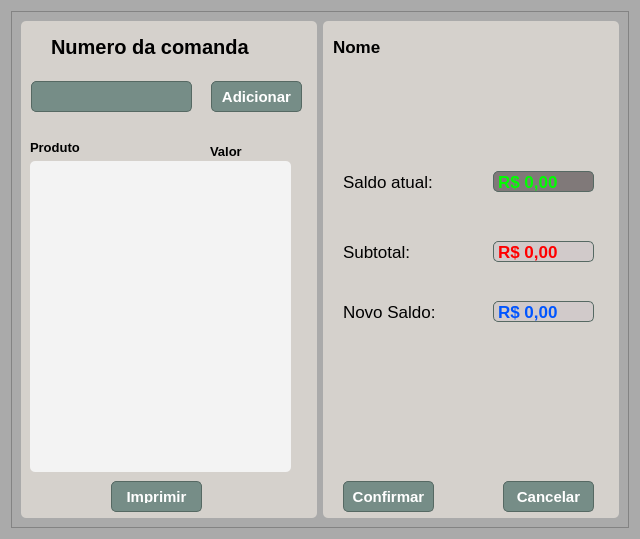
<?xml version="1.0" encoding="UTF-8"?>
<ui version="4.0">
 <class>Form</class>
 <widget class="QWidget" name="Form">
  <property name="geometry">
   <rect>
    <x>0</x>
    <y>0</y>
    <width>640</width>
    <height>539</height>
   </rect>
  </property>
  <property name="windowTitle">
   <string>Form</string>
  </property>
  <property name="styleSheet">
   <string notr="true">background-color: rgb(170, 170, 170);

</string>
  </property>
  <layout class="QHBoxLayout" name="horizontalLayout">
   <item>
    <widget class="QFrame" name="frame">
     <property name="frameShape">
      <enum>QFrame::StyledPanel</enum>
     </property>
     <property name="frameShadow">
      <enum>QFrame::Raised</enum>
     </property>
     <layout class="QHBoxLayout" name="horizontalLayout_2">
      <item>
       <widget class="QFrame" name="frame_2">
        <property name="styleSheet">
         <string notr="true">background-color: rgb(213, 209, 204);

border-radius:5px;
border:0px solid #566963;


</string>
        </property>
        <property name="frameShape">
         <enum>QFrame::StyledPanel</enum>
        </property>
        <property name="frameShadow">
         <enum>QFrame::Raised</enum>
        </property>
        <widget class="QLabel" name="label">
         <property name="geometry">
          <rect>
           <x>30</x>
           <y>10</y>
           <width>211</width>
           <height>31</height>
          </rect>
         </property>
         <property name="font">
          <font>
           <pointsize>15</pointsize>
           <weight>75</weight>
           <bold>true</bold>
          </font>
         </property>
         <property name="text">
          <string>Numero da comanda</string>
         </property>
        </widget>
        <widget class="QLineEdit" name="lineEdit">
         <property name="geometry">
          <rect>
           <x>10</x>
           <y>60</y>
           <width>161</width>
           <height>31</height>
          </rect>
         </property>
         <property name="font">
          <font>
           <family>Arial</family>
           <pointsize>-1</pointsize>
           <weight>75</weight>
           <bold>true</bold>
           <underline>false</underline>
           <strikeout>false</strikeout>
          </font>
         </property>
         <property name="styleSheet">
          <string notr="true">
QLineEdit{
	background-color: rgb(126, 126, 126);

	box-shadow:inset 0px 1px 3px 0px #91b8b3;
	background:linear-gradient(to bottom, #768d87 5%, #6c7c7c 100%);
	background-color:#768d87;
	border-radius:5px;
	border:1px solid #566963;
	display:inline-block;
	cursor:pointer;
	color:#ffffff;
	font-family:Arial;
	font-size:15px;
	font-weight:bold;
	padding:1px 3px;
	text-decoration:none;
	text-shadow:0px -1px 0px #2b665e;
}

QLineEdit:hover {
	background:linear-gradient(to bottom, #6c7c7c 5%, #768d87 100%);
	background-color:#6c7c7c;
}</string>
         </property>
        </widget>
        <widget class="QPushButton" name="pushButton">
         <property name="geometry">
          <rect>
           <x>190</x>
           <y>60</y>
           <width>91</width>
           <height>31</height>
          </rect>
         </property>
         <property name="styleSheet">
          <string notr="true">QPushButton {
	box-shadow:inset 0px 1px 3px 0px #91b8b3;
	background:linear-gradient(to bottom, #768d87 5%, #6c7c7c 100%);
	background-color:#768d87;
	border-radius:5px;
	border:1px solid #566963;
	display:inline-block;
	cursor:pointer;
	color:#ffffff;
	font-family:Arial;
	font-size:15px;
	font-weight:bold;
	padding:8px 8px;
	text-decoration:none;
	text-shadow:0px -1px 0px #2b665e;
}
QPushButton:hover {
	background:linear-gradient(to bottom, #6c7c7c 5%, #768d87 100%);
	background-color:#6c7c7c;
}
QPushButton:active {
	position:relative;
	top:1px;
}
</string>
         </property>
         <property name="text">
          <string>Adicionar</string>
         </property>
        </widget>
        <widget class="QFrame" name="frame_4">
         <property name="geometry">
          <rect>
           <x>9</x>
           <y>100</y>
           <width>271</width>
           <height>371</height>
          </rect>
         </property>
         <property name="frameShape">
          <enum>QFrame::StyledPanel</enum>
         </property>
         <property name="frameShadow">
          <enum>QFrame::Raised</enum>
         </property>
         <widget class="QLabel" name="label_8">
          <property name="geometry">
           <rect>
            <x>0</x>
            <y>16</y>
            <width>81</width>
            <height>20</height>
           </rect>
          </property>
          <property name="font">
           <font>
            <pointsize>10</pointsize>
            <weight>75</weight>
            <bold>true</bold>
           </font>
          </property>
          <property name="text">
           <string>Produto</string>
          </property>
         </widget>
         <widget class="QLabel" name="label_9">
          <property name="geometry">
           <rect>
            <x>180</x>
            <y>20</y>
            <width>51</width>
            <height>20</height>
           </rect>
          </property>
          <property name="font">
           <font>
            <pointsize>10</pointsize>
            <weight>75</weight>
            <bold>true</bold>
           </font>
          </property>
          <property name="text">
           <string>Valor</string>
          </property>
         </widget>
         <widget class="QListWidget" name="listWidget">
          <property name="geometry">
           <rect>
            <x>0</x>
            <y>40</y>
            <width>181</width>
            <height>311</height>
           </rect>
          </property>
          <property name="font">
           <font>
            <pointsize>11</pointsize>
           </font>
          </property>
          <property name="styleSheet">
           <string notr="true">border: 0px;
background-color: rgb(243, 243, 243);</string>
          </property>
         </widget>
         <widget class="QListWidget" name="listWidget_2">
          <property name="geometry">
           <rect>
            <x>170</x>
            <y>40</y>
            <width>91</width>
            <height>311</height>
           </rect>
          </property>
          <property name="font">
           <font>
            <pointsize>11</pointsize>
           </font>
          </property>
          <property name="styleSheet">
           <string notr="true">border: 0px;
background-color: rgb(243, 243, 243);</string>
          </property>
         </widget>
        </widget>
        <widget class="QPushButton" name="pushButton_4">
         <property name="geometry">
          <rect>
           <x>90</x>
           <y>460</y>
           <width>91</width>
           <height>31</height>
          </rect>
         </property>
         <property name="styleSheet">
          <string notr="true">QPushButton {
	box-shadow:inset 0px 1px 3px 0px #91b8b3;
	background:linear-gradient(to bottom, #768d87 5%, #6c7c7c 100%);
	background-color:#768d87;
	border-radius:5px;
	border:1px solid #566963;
	display:inline-block;
	cursor:pointer;
	color:#ffffff;
	font-family:Arial;
	font-size:15px;
	font-weight:bold;
	padding:8px 8px;
	text-decoration:none;
	text-shadow:0px -1px 0px #2b665e;
}
QPushButton:hover {
	background:linear-gradient(to bottom, #6c7c7c 5%, #768d87 100%);
	background-color:#6c7c7c;
}
QPushButton:active {
	position:relative;
	top:1px;
}
</string>
         </property>
         <property name="text">
          <string>Imprimir</string>
         </property>
        </widget>
       </widget>
      </item>
      <item>
       <widget class="QFrame" name="frame_3">
        <property name="styleSheet">
         <string notr="true">background-color: rgb(213, 209, 204);

border-radius:5px;
border:0px solid #566963;


</string>
        </property>
        <property name="frameShape">
         <enum>QFrame::StyledPanel</enum>
        </property>
        <property name="frameShadow">
         <enum>QFrame::Raised</enum>
        </property>
        <widget class="QLabel" name="label_2">
         <property name="geometry">
          <rect>
           <x>20</x>
           <y>220</y>
           <width>91</width>
           <height>21</height>
          </rect>
         </property>
         <property name="font">
          <font>
           <pointsize>13</pointsize>
           <weight>50</weight>
           <bold>false</bold>
          </font>
         </property>
         <property name="text">
          <string>Subtotal:</string>
         </property>
        </widget>
        <widget class="QLabel" name="label_3">
         <property name="geometry">
          <rect>
           <x>20</x>
           <y>150</y>
           <width>91</width>
           <height>21</height>
          </rect>
         </property>
         <property name="font">
          <font>
           <pointsize>13</pointsize>
           <weight>50</weight>
           <bold>false</bold>
          </font>
         </property>
         <property name="text">
          <string>Saldo atual:</string>
         </property>
        </widget>
        <widget class="QLabel" name="label_4">
         <property name="geometry">
          <rect>
           <x>20</x>
           <y>280</y>
           <width>91</width>
           <height>21</height>
          </rect>
         </property>
         <property name="font">
          <font>
           <pointsize>13</pointsize>
           <weight>50</weight>
           <bold>false</bold>
          </font>
         </property>
         <property name="text">
          <string>Novo Saldo:</string>
         </property>
        </widget>
        <widget class="QPushButton" name="pushButton_2">
         <property name="geometry">
          <rect>
           <x>20</x>
           <y>460</y>
           <width>91</width>
           <height>31</height>
          </rect>
         </property>
         <property name="styleSheet">
          <string notr="true">QPushButton {
	box-shadow:inset 0px 1px 3px 0px #91b8b3;
	background:linear-gradient(to bottom, #768d87 5%, #6c7c7c 100%);
	background-color:#768d87;
	border-radius:5px;
	border:1px solid #566963;
	display:inline-block;
	cursor:pointer;
	color:#ffffff;
	font-family:Arial;
	font-size:15px;
	font-weight:bold;
	padding:8px 8px;
	text-decoration:none;
	text-shadow:0px -1px 0px #2b665e;
}
QPushButton:hover {
	background:linear-gradient(to bottom, #6c7c7c 5%, #768d87 100%);
	background-color:#6c7c7c;
}
QPushButton:active {
	position:relative;
	top:1px;
}
</string>
         </property>
         <property name="text">
          <string>Confirmar</string>
         </property>
        </widget>
        <widget class="QPushButton" name="pushButton_3">
         <property name="geometry">
          <rect>
           <x>180</x>
           <y>460</y>
           <width>91</width>
           <height>31</height>
          </rect>
         </property>
         <property name="styleSheet">
          <string notr="true">QPushButton {
	box-shadow:inset 0px 1px 3px 0px #91b8b3;
	background:linear-gradient(to bottom, #768d87 5%, #6c7c7c 100%);
	background-color:#768d87;
	border-radius:5px;
	border:1px solid #566963;
	display:inline-block;
	cursor:pointer;
	color:#ffffff;
	font-family:Arial;
	font-size:15px;
	font-weight:bold;
	padding:8px 8px;
	text-decoration:none;
	text-shadow:0px -1px 0px #2b665e;
}
QPushButton:hover {
	background:linear-gradient(to bottom, #6c7c7c 5%, #768d87 100%);
	background-color:#6c7c7c;
}
QPushButton:active {
	position:relative;
	top:1px;
}
</string>
         </property>
         <property name="text">
          <string>Cancelar</string>
         </property>
        </widget>
        <widget class="QLabel" name="label_10">
         <property name="geometry">
          <rect>
           <x>10</x>
           <y>10</y>
           <width>131</width>
           <height>31</height>
          </rect>
         </property>
         <property name="font">
          <font>
           <pointsize>13</pointsize>
           <weight>75</weight>
           <bold>true</bold>
          </font>
         </property>
         <property name="text">
          <string>Nome</string>
         </property>
        </widget>
        <widget class="QLabel" name="label_7">
         <property name="geometry">
          <rect>
           <x>170</x>
           <y>280</y>
           <width>101</width>
           <height>21</height>
          </rect>
         </property>
         <property name="font">
          <font>
           <pointsize>13</pointsize>
           <weight>75</weight>
           <bold>true</bold>
          </font>
         </property>
         <property name="styleSheet">
          <string notr="true">color: rgb(0, 85, 255);
background-color:#d1caca;
border:1px solid #566963;</string>
         </property>
         <property name="text">
          <string>R$ 0,00</string>
         </property>
        </widget>
        <widget class="QLabel" name="label_6">
         <property name="geometry">
          <rect>
           <x>170</x>
           <y>150</y>
           <width>101</width>
           <height>21</height>
          </rect>
         </property>
         <property name="font">
          <font>
           <pointsize>13</pointsize>
           <weight>75</weight>
           <bold>true</bold>
          </font>
         </property>
         <property name="styleSheet">
          <string notr="true">color: rgb(0, 255, 0);
background-color:#807979;
border:1px solid #566963;</string>
         </property>
         <property name="text">
          <string>R$ 0,00</string>
         </property>
        </widget>
        <widget class="QLabel" name="label_5">
         <property name="geometry">
          <rect>
           <x>170</x>
           <y>220</y>
           <width>101</width>
           <height>21</height>
          </rect>
         </property>
         <property name="font">
          <font>
           <pointsize>13</pointsize>
           <weight>75</weight>
           <bold>true</bold>
          </font>
         </property>
         <property name="styleSheet">
          <string notr="true">color: rgb(255, 0, 0);
border:1px solid #566963;
background-color:#d1caca</string>
         </property>
         <property name="text">
          <string>R$ 0,00</string>
         </property>
        </widget>
       </widget>
      </item>
     </layout>
    </widget>
   </item>
  </layout>
 </widget>
 <tabstops>
  <tabstop>lineEdit</tabstop>
  <tabstop>pushButton</tabstop>
  <tabstop>pushButton_3</tabstop>
  <tabstop>pushButton_4</tabstop>
  <tabstop>pushButton_2</tabstop>
  <tabstop>listWidget_2</tabstop>
  <tabstop>listWidget</tabstop>
 </tabstops>
 <resources/>
 <connections>
  <connection>
   <sender>lineEdit</sender>
   <signal>returnPressed()</signal>
   <receiver>pushButton</receiver>
   <slot>click()</slot>
   <hints>
    <hint type="sourcelabel">
     <x>165</x>
     <y>89</y>
    </hint>
    <hint type="destinationlabel">
     <x>243</x>
     <y>92</y>
    </hint>
   </hints>
  </connection>
 </connections>
</ui>
